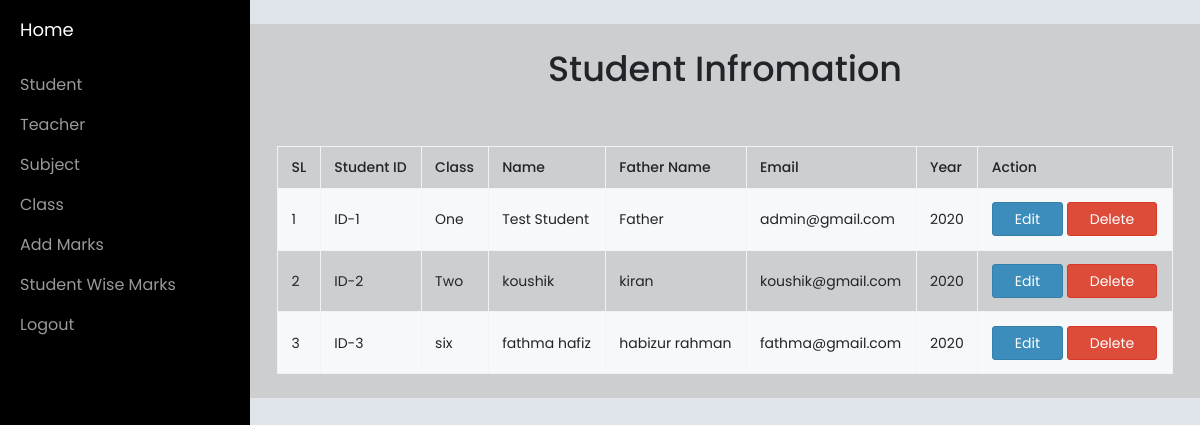
The page /admin/student.php (signed in) on the database its author committed.
### tables this page shows
CREATE TABLE `student` (
  `id` int(255) NOT NULL,
  `student_id` varchar(255) NOT NULL,
  `class_id` int(11) NOT NULL,
  `name` varchar(255) NOT NULL,
  `fathername` varchar(255) NOT NULL,
  `email` varchar(255) NOT NULL,
  `password` varchar(255) NOT NULL,
  `year` int(11) NOT NULL
);

CREATE TABLE `class` (
  `id` int(11) NOT NULL,
  `name` varchar(255) NOT NULL
);

### admin/student.php (the view, shortened to what this page needs)
<?php
if(!isset($_SESSION["user_admin"])){
  header("location:../index.php");
} else {
  include('includes/header.php');
  include('includes/sidebar.php');
  include('includes/config.php'); ?>
    <div class="content-wrapper">
      <div class="row">
        <div class="col-md-12 col-md-offset-0">
          <div class="box">
           <center><h1>Student Infromation</h1></center>
         </div>
         <div class="box-body">
       </br></br></div>
        <table id="example1" class="table table-hover table-bordered table-striped">
          <thead>
           <tr>
            <th>SL</th>
            <th>Student ID</th>
            <th>Class</th>
            <th>Name</th>
            <th>Father Name</th>
            <th>Email</th>
            <th>Year</th>
            <th>Action</th>
          </tr>
        </thead>
        <tbody>
          <?php $query=mysqli_query($con,"SELECT *,class.name as cname,student.name as sname FROM `student` Join `class` ON class.id=student.class_id ");
          $count=0;
          foreach ($query as $result):
           ?>
           <tr>
            <td><?=++$count?></td>
            <td><?=$result['student_id']?></td>
            <td><?=$result['cname']?></td>
            <td><?=$result['sname']?></td>
            <td><?=$result['fathername']?></td>
            <td><?=$result['email']?></td>
            <td><?=$result['year']?></td>
            <td>
             <a href="editstudent.php?id=<?=$result['id']?>"><button class='btn btn-primary'>Edit</button></a> <a href="deletestudent.php?id=<?=$result['id']?>"><button class='btn btn-danger'>Delete</button></a>
           </td>
         </tr>
       <?php endforeach; ?>
     </tbody>
   </table>
 </div>
</div>
</div>
</div>
<?php include('includes/footer.php');  } ?>

### admin/includes/header.php (shortened to what this page needs)
<!DOCTYPE html>
<html lang="en">
<head>
  <link href="https://cdnjs.cloudflare.com/ajax/libs/select2/4.0.6-rc.0/css/select2.min.css" rel="stylesheet" />
  <link rel="stylesheet" href="//cdn.datatables.net/1.10.16/css/jquery.dataTables.min.css">
  <link rel="stylesheet" href="includes/css/style.css">
</head>
<body>

### admin/includes/sidebar.php (shortened to what this page needs)
<body>
<div id="wrapper">
       <div id="sidebar-wrapper">
<ul class="sidebar-nav">
<li class="sidebar-brand">
<a href="index.php">
Home
</a>
</li>
<li data-toggle="collapse" data-target="#student" class="collapsed">
<a href="#"><i class=""></i> Student <span class="arrow"></span></a>
</li>
<li data-toggle="collapse" data-target="#teacher" class="collapsed">
<a href="#"><i class=""></i> Teacher <span class="arrow"></span></a>
</li>
<li>
<li data-toggle="collapse" data-target="#subject" class="collapsed">
<a href="#"><i class=""></i> Subject <span class="arrow"></span></a>
</li>
<li>
<li data-toggle="collapse" data-target="#class" class="collapsed">
<a href="#"><i class=""></i> Class <span class="arrow"></span></a>
</li>
<li>
<a href="addmarks.php">Add Marks</a>
</li>
<li>
<a href="studentmarks.php">Student Wise Marks</a>
</li>
<li>
<a href="logout.php">Logout</a>
</li>
</ul>
</div>
 <a href="#menu-toggle" class="btn btn-default" id="menu-toggle"><span class="glyphicon glyphicon-align-justify"></span></a>

### admin/includes/footer.php (shortened to what this page needs)
</body>
</html>

### admin/includes/sidebar.php (style rules this page uses)
body { background-color: #dfe5ea; }
#wrapper { padding-left: 0; -webkit-transition: all 0.5s ease; -moz-transition: all 0.5s ease; -o-transition: all 0.5s ease; transition: all 0.5s ease; }
#sidebar-wrapper { z-index: 1000; position: fixed; left: 250px; width: 0; height: 100%; margin-left: -250px; overflow-y: auto; background: #000; -webkit-transition: all 0.5s ease; -moz-transition: all 0.5s ease; -o-transition: all 0.5s ease; transition: all 0.5s ease; }
.sidebar-nav { position: absolute; top: 0; width: 250px; margin: 0; padding: 0; list-style: none; }
.sidebar-nav li { text-indent: 20px; line-height: 40px; }
.sidebar-nav li a { display: block; text-decoration: none; color: #999999; }
.sidebar-nav > .sidebar-brand { height: 65px; font-size: 18px; line-height: 60px; }
.sidebar-nav > .sidebar-brand a { color: #999999; }
@media (min-width:768px) { #wrapper { padding-left: 250px; } }
@media (min-width:768px) { #sidebar-wrapper { width: 250px; } }

### rows shown on the page
student: student "ID-1", class.name "One", name "Test Student", fathername "Father", email "admin@gmail.com", year "2020"
student: student "ID-2", class.name "Two", name "koushik", fathername "kiran", email "koushik@gmail.com", year "2020"
student: student "ID-3", class.name "six", name "fathma hafiz", fathername "habizur rahman", email "fathma@gmail.com", year "2020"
